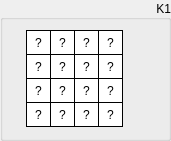
  <widget class="QGroupBox" name="groupSubKeyK1">
   <property name="geometry">
    <rect>
     <x>170</x>
     <y>10</y>
     <width>171</width>
     <height>141</height>
    </rect>
   </property>
   <property name="sizePolicy">
    <sizepolicy hsizetype="Fixed" vsizetype="Fixed">
     <horstretch>0</horstretch>
     <verstretch>0</verstretch>
    </sizepolicy>
   </property>
   <property name="styleSheet">
    <string notr="true"/>
   </property>
   <property name="title">
    <string>K1</string>
   </property>
   <property name="alignment">
    <set>Qt::AlignRight|Qt::AlignTrailing|Qt::AlignVCenter</set>
   </property>
   <widget class="QLabel" name="k1byte15">
    <property name="enabled">
     <bool>true</bool>
    </property>
    <property name="geometry">
     <rect>
      <x>98</x>
      <y>102</y>
      <width>25</width>
      <height>25</height>
     </rect>
    </property>
    <property name="sizePolicy">
     <sizepolicy hsizetype="Fixed" vsizetype="Fixed">
      <horstretch>0</horstretch>
      <verstretch>0</verstretch>
     </sizepolicy>
    </property>
    <property name="font">
     <font>
      <kerning>true</kerning>
     </font>
    </property>
    <property name="layoutDirection">
     <enum>Qt::LeftToRight</enum>
    </property>
    <property name="styleSheet">
     <string notr="true">QLabel {
	 border-width: 1px;
     border-style: solid;
     border-color: black; 
     background-color: white;
}</string>
    </property>
    <property name="text">
     <string>?</string>
    </property>
    <property name="alignment">
     <set>Qt::AlignCenter</set>
    </property>
   </widget>
   <widget class="QLabel" name="k1byte13">
    <property name="enabled">
     <bool>true</bool>
    </property>
    <property name="geometry">
     <rect>
      <x>98</x>
      <y>54</y>
      <width>25</width>
      <height>25</height>
     </rect>
    </property>
    <property name="sizePolicy">
     <sizepolicy hsizetype="Fixed" vsizetype="Fixed">
      <horstretch>0</horstretch>
      <verstretch>0</verstretch>
     </sizepolicy>
    </property>
    <property name="font">
     <font>
      <kerning>true</kerning>
     </font>
    </property>
    <property name="layoutDirection">
     <enum>Qt::LeftToRight</enum>
    </property>
    <property name="styleSheet">
     <string notr="true">QLabel {
	 border-width: 1px;
     border-style: solid;
     border-color: black; 
     background-color: white;
}</string>
    </property>
    <property name="text">
     <string>?</string>
    </property>
    <property name="alignment">
     <set>Qt::AlignCenter</set>
    </property>
   </widget>
   <widget class="QLabel" name="k1byte14">
    <property name="enabled">
     <bool>true</bool>
    </property>
    <property name="geometry">
     <rect>
      <x>98</x>
      <y>78</y>
      <width>25</width>
      <height>25</height>
     </rect>
    </property>
    <property name="sizePolicy">
     <sizepolicy hsizetype="Fixed" vsizetype="Fixed">
      <horstretch>0</horstretch>
      <verstretch>0</verstretch>
     </sizepolicy>
    </property>
    <property name="font">
     <font>
      <kerning>true</kerning>
     </font>
    </property>
    <property name="layoutDirection">
     <enum>Qt::LeftToRight</enum>
    </property>
    <property name="styleSheet">
     <string notr="true">QLabel {
	 border-width: 1px;
     border-style: solid;
     border-color: black; 
     background-color: white;
}</string>
    </property>
    <property name="text">
     <string>?</string>
    </property>
    <property name="alignment">
     <set>Qt::AlignCenter</set>
    </property>
   </widget>
   <widget class="QLabel" name="k1byte06">
    <property name="enabled">
     <bool>true</bool>
    </property>
    <property name="geometry">
     <rect>
      <x>50</x>
      <y>78</y>
      <width>25</width>
      <height>25</height>
     </rect>
    </property>
    <property name="sizePolicy">
     <sizepolicy hsizetype="Fixed" vsizetype="Fixed">
      <horstretch>0</horstretch>
      <verstretch>0</verstretch>
     </sizepolicy>
    </property>
    <property name="font">
     <font>
      <kerning>true</kerning>
     </font>
    </property>
    <property name="layoutDirection">
     <enum>Qt::LeftToRight</enum>
    </property>
    <property name="styleSheet">
     <string notr="true">QLabel {
	 border-width: 1px;
     border-style: solid;
     border-color: black; 
     background-color: white;
}</string>
    </property>
    <property name="text">
     <string>?</string>
    </property>
    <property name="alignment">
     <set>Qt::AlignCenter</set>
    </property>
   </widget>
   <widget class="QLabel" name="k1byte04">
    <property name="enabled">
     <bool>true</bool>
    </property>
    <property name="geometry">
     <rect>
      <x>50</x>
      <y>30</y>
      <width>25</width>
      <height>25</height>
     </rect>
    </property>
    <property name="sizePolicy">
     <sizepolicy hsizetype="Fixed" vsizetype="Fixed">
      <horstretch>0</horstretch>
      <verstretch>0</verstretch>
     </sizepolicy>
    </property>
    <property name="font">
     <font>
      <kerning>true</kerning>
     </font>
    </property>
    <property name="layoutDirection">
     <enum>Qt::LeftToRight</enum>
    </property>
    <property name="styleSheet">
     <string notr="true">QLabel {
	 border-width: 1px;
     border-style: solid;
     border-color: black; 
     background-color: white;
}</string>
    </property>
    <property name="text">
     <string>?</string>
    </property>
    <property name="alignment">
     <set>Qt::AlignCenter</set>
    </property>
   </widget>
   <widget class="QLabel" name="k1byte02">
    <property name="enabled">
     <bool>true</bool>
    </property>
    <property name="geometry">
     <rect>
      <x>26</x>
      <y>78</y>
      <width>25</width>
      <height>25</height>
     </rect>
    </property>
    <property name="sizePolicy">
     <sizepolicy hsizetype="Fixed" vsizetype="Fixed">
      <horstretch>0</horstretch>
      <verstretch>0</verstretch>
     </sizepolicy>
    </property>
    <property name="font">
     <font>
      <kerning>true</kerning>
     </font>
    </property>
    <property name="layoutDirection">
     <enum>Qt::LeftToRight</enum>
    </property>
    <property name="styleSheet">
     <string notr="true">QLabel {
	 border-width: 1px;
     border-style: solid;
     border-color: black; 
     background-color: white;
}</string>
    </property>
    <property name="text">
     <string>?</string>
    </property>
    <property name="alignment">
     <set>Qt::AlignCenter</set>
    </property>
   </widget>
   <widget class="QLabel" name="k1byte10">
    <property name="enabled">
     <bool>true</bool>
    </property>
    <property name="geometry">
     <rect>
      <x>74</x>
      <y>78</y>
      <width>25</width>
      <height>25</height>
     </rect>
    </property>
    <property name="sizePolicy">
     <sizepolicy hsizetype="Fixed" vsizetype="Fixed">
      <horstretch>0</horstretch>
      <verstretch>0</verstretch>
     </sizepolicy>
    </property>
    <property name="font">
     <font>
      <kerning>true</kerning>
     </font>
    </property>
    <property name="layoutDirection">
     <enum>Qt::LeftToRight</enum>
    </property>
    <property name="styleSheet">
     <string notr="true">QLabel {
	 border-width: 1px;
     border-style: solid;
     border-color: black; 
     background-color: white;
}</string>
    </property>
    <property name="text">
     <string>?</string>
    </property>
    <property name="alignment">
     <set>Qt::AlignCenter</set>
    </property>
   </widget>
   <widget class="QLabel" name="k1byte09">
    <property name="enabled">
     <bool>true</bool>
    </property>
    <property name="geometry">
     <rect>
      <x>74</x>
      <y>54</y>
      <width>25</width>
      <height>25</height>
     </rect>
    </property>
    <property name="sizePolicy">
     <sizepolicy hsizetype="Fixed" vsizetype="Fixed">
      <horstretch>0</horstretch>
      <verstretch>0</verstretch>
     </sizepolicy>
    </property>
    <property name="font">
     <font>
      <kerning>true</kerning>
     </font>
    </property>
    <property name="layoutDirection">
     <enum>Qt::LeftToRight</enum>
    </property>
    <property name="styleSheet">
     <string notr="true">QLabel {
	 border-width: 1px;
     border-style: solid;
     border-color: black; 
     background-color: white;
}</string>
    </property>
    <property name="text">
     <string>?</string>
    </property>
    <property name="alignment">
     <set>Qt::AlignCenter</set>
    </property>
   </widget>
   <widget class="QLabel" name="k1byte01">
    <property name="enabled">
     <bool>true</bool>
    </property>
    <property name="geometry">
     <rect>
      <x>26</x>
      <y>54</y>
      <width>25</width>
      <height>25</height>
     </rect>
    </property>
    <property name="sizePolicy">
     <sizepolicy hsizetype="Fixed" vsizetype="Fixed">
      <horstretch>0</horstretch>
      <verstretch>0</verstretch>
     </sizepolicy>
    </property>
    <property name="font">
     <font>
      <kerning>true</kerning>
     </font>
    </property>
    <property name="layoutDirection">
     <enum>Qt::LeftToRight</enum>
    </property>
    <property name="styleSheet">
     <string notr="true">QLabel {
	 border-width: 1px;
     border-style: solid;
     border-color: black; 
     background-color: white;
}</string>
    </property>
    <property name="text">
     <string>?</string>
    </property>
    <property name="alignment">
     <set>Qt::AlignCenter</set>
    </property>
   </widget>
   <widget class="QLabel" name="k1byte08">
    <property name="enabled">
     <bool>true</bool>
    </property>
    <property name="geometry">
     <rect>
      <x>74</x>
      <y>30</y>
      <width>25</width>
      <height>25</height>
     </rect>
    </property>
    <property name="sizePolicy">
     <sizepolicy hsizetype="Fixed" vsizetype="Fixed">
      <horstretch>0</horstretch>
      <verstretch>0</verstretch>
     </sizepolicy>
    </property>
    <property name="font">
     <font>
      <kerning>true</kerning>
     </font>
    </property>
    <property name="layoutDirection">
     <enum>Qt::LeftToRight</enum>
    </property>
    <property name="styleSheet">
     <string notr="true">QLabel {
	 border-width: 1px;
     border-style: solid;
     border-color: black; 
     background-color: white;
}</string>
    </property>
    <property name="text">
     <string>?</string>
    </property>
    <property name="alignment">
     <set>Qt::AlignCenter</set>
    </property>
   </widget>
   <widget class="QLabel" name="k1byte00">
    <property name="enabled">
     <bool>true</bool>
    </property>
    <property name="geometry">
     <rect>
      <x>26</x>
      <y>30</y>
      <width>25</width>
      <height>25</height>
     </rect>
    </property>
    <property name="sizePolicy">
     <sizepolicy hsizetype="Fixed" vsizetype="Fixed">
      <horstretch>0</horstretch>
      <verstretch>0</verstretch>
     </sizepolicy>
    </property>
    <property name="font">
     <font>
      <kerning>true</kerning>
     </font>
    </property>
    <property name="layoutDirection">
     <enum>Qt::LeftToRight</enum>
    </property>
    <property name="styleSheet">
     <string notr="true">QLabel {
	 border-width: 1px;
     border-style: solid;
     border-color: black; 
     background-color: white;
}</string>
    </property>
    <property name="text">
     <string>?</string>
    </property>
    <property name="alignment">
     <set>Qt::AlignCenter</set>
    </property>
    <property name="wordWrap">
     <bool>false</bool>
    </property>
   </widget>
   <widget class="QLabel" name="k1byte07">
    <property name="enabled">
     <bool>true</bool>
    </property>
    <property name="geometry">
     <rect>
      <x>50</x>
      <y>102</y>
      <width>25</width>
      <height>25</height>
     </rect>
    </property>
    <property name="sizePolicy">
     <sizepolicy hsizetype="Fixed" vsizetype="Fixed">
      <horstretch>0</horstretch>
      <verstretch>0</verstretch>
     </sizepolicy>
    </property>
    <property name="font">
     <font>
      <kerning>true</kerning>
     </font>
    </property>
    <property name="layoutDirection">
     <enum>Qt::LeftToRight</enum>
    </property>
    <property name="styleSheet">
     <string notr="true">QLabel {
	 border-width: 1px;
     border-style: solid;
     border-color: black; 
     background-color: white;
}</string>
    </property>
    <property name="text">
     <string>?</string>
    </property>
    <property name="alignment">
     <set>Qt::AlignCenter</set>
    </property>
   </widget>
   <widget class="QLabel" name="k1byte12">
    <property name="enabled">
     <bool>true</bool>
    </property>
    <property name="geometry">
     <rect>
      <x>98</x>
      <y>30</y>
      <width>25</width>
      <height>25</height>
     </rect>
    </property>
    <property name="sizePolicy">
     <sizepolicy hsizetype="Fixed" vsizetype="Fixed">
      <horstretch>0</horstretch>
      <verstretch>0</verstretch>
     </sizepolicy>
    </property>
    <property name="font">
     <font>
      <kerning>true</kerning>
     </font>
    </property>
    <property name="layoutDirection">
     <enum>Qt::LeftToRight</enum>
    </property>
    <property name="styleSheet">
     <string notr="true">QLabel {
	 border-width: 1px;
     border-style: solid;
     border-color: black; 
     background-color: white;
}</string>
    </property>
    <property name="text">
     <string>?</string>
    </property>
    <property name="alignment">
     <set>Qt::AlignCenter</set>
    </property>
   </widget>
   <widget class="QLabel" name="k1byte03">
    <property name="enabled">
     <bool>true</bool>
    </property>
    <property name="geometry">
     <rect>
      <x>26</x>
      <y>102</y>
      <width>25</width>
      <height>25</height>
     </rect>
    </property>
    <property name="sizePolicy">
     <sizepolicy hsizetype="Fixed" vsizetype="Fixed">
      <horstretch>0</horstretch>
      <verstretch>0</verstretch>
     </sizepolicy>
    </property>
    <property name="font">
     <font>
      <kerning>true</kerning>
     </font>
    </property>
    <property name="layoutDirection">
     <enum>Qt::LeftToRight</enum>
    </property>
    <property name="styleSheet">
     <string notr="true">QLabel {
	 border-width: 1px;
     border-style: solid;
     border-color: black; 
     background-color: white;
}</string>
    </property>
    <property name="text">
     <string>?</string>
    </property>
    <property name="alignment">
     <set>Qt::AlignCenter</set>
    </property>
   </widget>
   <widget class="QLabel" name="k1byte11">
    <property name="enabled">
     <bool>true</bool>
    </property>
    <property name="geometry">
     <rect>
      <x>74</x>
      <y>102</y>
      <width>25</width>
      <height>25</height>
     </rect>
    </property>
    <property name="sizePolicy">
     <sizepolicy hsizetype="Fixed" vsizetype="Fixed">
      <horstretch>0</horstretch>
      <verstretch>0</verstretch>
     </sizepolicy>
    </property>
    <property name="font">
     <font>
      <kerning>true</kerning>
     </font>
    </property>
    <property name="layoutDirection">
     <enum>Qt::LeftToRight</enum>
    </property>
    <property name="styleSheet">
     <string notr="true">QLabel {
	 border-width: 1px;
     border-style: solid;
     border-color: black; 
     background-color: white;
}</string>
    </property>
    <property name="text">
     <string>?</string>
    </property>
    <property name="alignment">
     <set>Qt::AlignCenter</set>
    </property>
   </widget>
   <widget class="QLabel" name="k1byte05">
    <property name="enabled">
     <bool>true</bool>
    </property>
    <property name="geometry">
     <rect>
      <x>50</x>
      <y>54</y>
      <width>25</width>
      <height>25</height>
     </rect>
    </property>
    <property name="sizePolicy">
     <sizepolicy hsizetype="Fixed" vsizetype="Fixed">
      <horstretch>0</horstretch>
      <verstretch>0</verstretch>
     </sizepolicy>
    </property>
    <property name="font">
     <font>
      <kerning>true</kerning>
     </font>
    </property>
    <property name="layoutDirection">
     <enum>Qt::LeftToRight</enum>
    </property>
    <property name="styleSheet">
     <string notr="true">QLabel {
	 border-width: 1px;
     border-style: solid;
     border-color: black; 
     background-color: white;
}</string>
    </property>
    <property name="text">
     <string>?</string>
    </property>
    <property name="alignment">
     <set>Qt::AlignCenter</set>
    </property>
   </widget>
  </widget>
